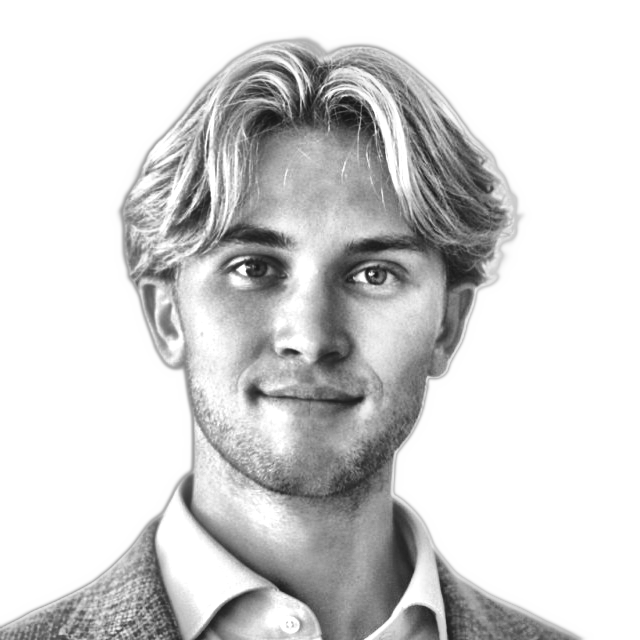
#> input picture source-prepped.png, 640 x 640 px
$ python make_avatar_png.py
#> lines starting #> are read from the running program, lines starting #| are printed output that depends on the picture
#!/usr/bin/env python3
"""
Render a COARSE ASCII portrait as a square PNG for use as the GitHub avatar.

This is deliberately not the same art as vetle-ascii.svg. That one is a 100x53
grid built to be read at 840px wide; GitHub shows an avatar at ~260px on the
profile, which would give it 2.6px per character -- mush. So the avatar gets
its own, much coarser grid where each character still occupies several pixels
at display size.

Two things drove the parameters, both measured rather than assumed:
  - Coarse ASCII needs the opposite tone strategy to fine ASCII. At 100x53 you
    can blank the skin and let contours carry the likeness; at 56x31 the
    contours are gone, so the face has to be FILLED and only the background
    left blank. Hence the high white floor.
  - At 40px (comment threads) the downscale averages character density back
    into continuous tone, so it still reads as a face. That is better than a
    coarse grid has any right to look, and it is why 56 columns beats 44.

GitHub avatars must be raster (PNG/JPG/GIF) and are not animated, so there is
no SMIL here -- just a still frame rendered with PIL.

    python scripts/make_avatar_png.py [source-prepped.png] [avatar-ascii.png]
"""
import os
import sys

from PIL import Image, ImageDraw, ImageEnhance, ImageFont

HERE = os.path.dirname(os.path.abspath(__file__))
SRC = sys.argv[1] if len(sys.argv) > 1 else os.path.join(HERE, "..", "source-prepped.png")
OUT = sys.argv[2] if len(sys.argv) > 2 else os.path.join(HERE, "..", "avatar-ascii.png")

# Fraction of the prepped image to keep, as (left, top, right, bottom) in 0..1.
# GitHub circle-crops the avatar, so the head is centred and given room rather
# than cropped to the jaw -- a tight crop loses hair and chin to the circle.
CROP = (0.11, 0.02, 0.89, 0.80)

COLS = 56                 # character columns across the avatar
CHAR_ASPECT = 0.55        # glyph advance / line height for the SF Mono stack
CANVAS = 960              # output edge in px (GitHub resamples down from here)

RAMP = " .`:-=+*cs#%@"    # bright(sparse) -> dark(dense)
CONTRAST = 1.35
GAMMA = 1.15
WHITE_FLOOR = 0.90

BG = (13, 17, 23)         # #0d1117, matching the README panels
INK = (201, 209, 218)     # #c9d1d9

FONT_CANDIDATES = [
    "/System/Library/Fonts/SFNSMono.ttf",
    "/System/Library/Fonts/Menlo.ttc",
    "/System/Library/Fonts/Monaco.ttf",
]


def load_font(cell_w):
    """Pick the largest size whose glyph advance still fits one cell."""
    path = next((p for p in FONT_CANDIDATES if os.path.exists(p)), None)
    if path is None:
        raise SystemExit("no monospace font found; add one to FONT_CANDIDATES")
    size = 4
    best = ImageFont.truetype(path, size)
    while size < 200:
        trial = ImageFont.truetype(path, size + 1)
        advance = trial.getlength("M")
        if advance > cell_w:
            break
        size += 1
        best = trial
    return best, path, size


def main():
    rows = max(1, round(COLS * CHAR_ASPECT))
    cell_w = CANVAS / COLS
    cell_h = CANVAS / rows

    im = Image.open(SRC).convert("L")
#> im is the input picture: PIL image 640x640 L; min 21, max 255, mean 211.8
    w, h = im.size
#> w = 640; h = 640
    im = im.crop((int(CROP[0] * w), int(CROP[1] * h), int(CROP[2] * w), int(CROP[3] * h)))
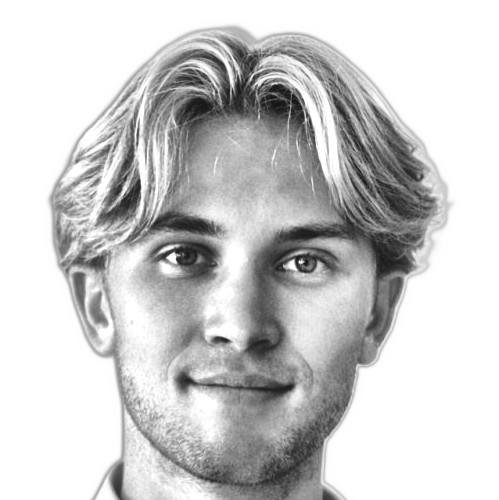
#> im: PIL image 499x500 L; min 21, max 255, mean 203.2
    im = ImageEnhance.Contrast(im).enhance(CONTRAST).resize((COLS, rows), Image.LANCZOS)
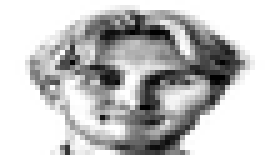
#> im: PIL image 56x31 L (shown 5 times larger); min 0, max 255, mean 194.6
    px = im.load()

    font, font_path, font_size = load_font(cell_w)
    canvas = Image.new("RGB", (CANVAS, CANVAS), BG)
    draw = ImageDraw.Draw(canvas)

    drawn = 0
    for ry in range(rows):
        for cx in range(COLS):
            lum = (px[cx, ry] / 255.0) ** GAMMA
            if lum >= WHITE_FLOOR:
                continue
            idx = int((1.0 - lum) * (len(RAMP) - 1) + 0.5)
            ch = RAMP[max(0, min(len(RAMP) - 1, idx))]
            if ch == " ":
                continue
            # centre each glyph in its cell so the grid stays exact regardless
            # of the font's own advance and bearings
            box = draw.textbbox((0, 0), ch, font=font)
            gx = cx * cell_w + (cell_w - (box[2] - box[0])) / 2 - box[0]
            gy = ry * cell_h + (cell_h - (box[3] - box[1])) / 2 - box[1]
            draw.text((gx, gy), ch, font=font, fill=INK)
            drawn += 1

    canvas.save(OUT)
    print(f"wrote {OUT}: {CANVAS}x{CANVAS}, grid {COLS}x{rows}, {drawn} glyphs")
    print(f"  font {os.path.basename(font_path)} @ {font_size}px, cell {cell_w:.1f}x{cell_h:.1f}px")
    print(f"  at GitHub sizes: {260/COLS:.1f}px per char on the profile (260px), "
          f"{40/COLS:.2f}px in lists (40px, reads as averaged tone)")


if __name__ == "__main__":
#> (the run stopped early here; a loop or call above may not have finished)
